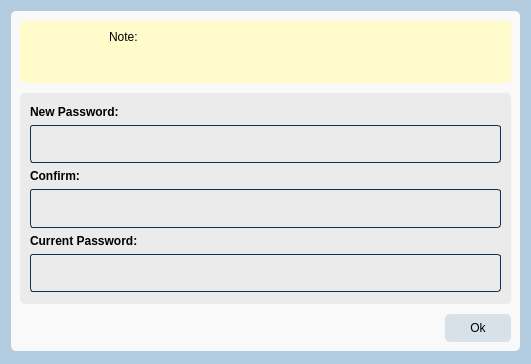
<?xml version="1.0" encoding="UTF-8"?>
<ui version="4.0">
 <class>Dialog</class>
 <widget class="QDialog" name="Dialog">
  <property name="geometry">
   <rect>
    <x>0</x>
    <y>0</y>
    <width>531</width>
    <height>364</height>
   </rect>
  </property>
  <property name="sizePolicy">
   <sizepolicy hsizetype="Preferred" vsizetype="Expanding">
    <horstretch>0</horstretch>
    <verstretch>0</verstretch>
   </sizepolicy>
  </property>
  <property name="windowTitle">
   <string>Dialog</string>
  </property>
  <property name="styleSheet">
   <string notr="true">background-color: rgb(178, 203, 222);</string>
  </property>
  <layout class="QGridLayout" name="gridLayout" rowstretch="0">
   <property name="bottomMargin">
    <number>13</number>
   </property>
   <item row="0" column="0">
    <widget class="QFrame" name="frame">
     <property name="styleSheet">
      <string notr="true">background-color: rgb(249, 249, 249);
border-radius: 5px;</string>
     </property>
     <property name="frameShape">
      <enum>QFrame::Shape::StyledPanel</enum>
     </property>
     <property name="frameShadow">
      <enum>QFrame::Shadow::Raised</enum>
     </property>
     <layout class="QGridLayout" name="gridLayout_2" rowstretch="0,2,0" columnstretch="0,0">
      <property name="topMargin">
       <number>10</number>
      </property>
      <property name="verticalSpacing">
       <number>10</number>
      </property>
      <item row="2" column="0">
       <spacer name="horizontalSpacer">
        <property name="orientation">
         <enum>Qt::Orientation::Horizontal</enum>
        </property>
        <property name="sizeHint" stdset="0">
         <size>
          <width>419</width>
          <height>28</height>
         </size>
        </property>
       </spacer>
      </item>
      <item row="0" column="0" colspan="2">
       <widget class="QWidget" name="widget" native="true">
        <property name="sizePolicy">
         <sizepolicy hsizetype="Expanding" vsizetype="Expanding">
          <horstretch>0</horstretch>
          <verstretch>0</verstretch>
         </sizepolicy>
        </property>
        <property name="minimumSize">
         <size>
          <width>0</width>
          <height>62</height>
         </size>
        </property>
        <property name="styleSheet">
         <string notr="true">background-color: rgb(255, 251, 202);</string>
        </property>
        <layout class="QHBoxLayout" name="horizontalLayout" stretch="1,3">
         <property name="spacing">
          <number>36</number>
         </property>
         <property name="leftMargin">
          <number>21</number>
         </property>
         <property name="topMargin">
          <number>9</number>
         </property>
         <property name="rightMargin">
          <number>9</number>
         </property>
         <property name="bottomMargin">
          <number>9</number>
         </property>
         <item>
          <widget class="QLabel" name="label_4">
           <property name="maximumSize">
            <size>
             <width>32</width>
             <height>32</height>
            </size>
           </property>
           <property name="text">
            <string/>
           </property>
           <property name="pixmap">
            <pixmap>../v0.2/resources/keys.png</pixmap>
           </property>
           <property name="scaledContents">
            <bool>true</bool>
           </property>
          </widget>
         </item>
         <item>
          <widget class="QLabel" name="change_pass_note">
           <property name="text">
            <string>Note: </string>
           </property>
           <property name="alignment">
            <set>Qt::AlignmentFlag::AlignLeading|Qt::AlignmentFlag::AlignLeft|Qt::AlignmentFlag::AlignTop</set>
           </property>
           <property name="wordWrap">
            <bool>true</bool>
           </property>
          </widget>
         </item>
        </layout>
       </widget>
      </item>
      <item row="2" column="1">
       <widget class="QPushButton" name="admin_change_pass_btn">
        <property name="sizePolicy">
         <sizepolicy hsizetype="Expanding" vsizetype="Expanding">
          <horstretch>0</horstretch>
          <verstretch>0</verstretch>
         </sizepolicy>
        </property>
        <property name="styleSheet">
         <string notr="true">border-radius: 5px;
background-color: #d8e1e8;</string>
        </property>
        <property name="text">
         <string>Ok</string>
        </property>
       </widget>
      </item>
      <item row="1" column="0" colspan="2">
       <widget class="QWidget" name="widget_2" native="true">
        <property name="sizePolicy">
         <sizepolicy hsizetype="MinimumExpanding" vsizetype="MinimumExpanding">
          <horstretch>0</horstretch>
          <verstretch>0</verstretch>
         </sizepolicy>
        </property>
        <property name="styleSheet">
         <string notr="true">background-color: rgb(235, 235, 235);
border-radius: 5px;</string>
        </property>
        <layout class="QVBoxLayout" name="verticalLayout" stretch="0,1,0,1,0,1">
         <property name="leftMargin">
          <number>10</number>
         </property>
         <property name="topMargin">
          <number>12</number>
         </property>
         <property name="rightMargin">
          <number>10</number>
         </property>
         <property name="bottomMargin">
          <number>12</number>
         </property>
         <item>
          <widget class="QLabel" name="label_2">
           <property name="font">
            <font>
             <bold>true</bold>
            </font>
           </property>
           <property name="text">
            <string>New Password:</string>
           </property>
          </widget>
         </item>
         <item>
          <widget class="QLineEdit" name="change_pass_np_box">
           <property name="sizePolicy">
            <sizepolicy hsizetype="Expanding" vsizetype="Expanding">
             <horstretch>0</horstretch>
             <verstretch>0</verstretch>
            </sizepolicy>
           </property>
           <property name="styleSheet">
            <string notr="true">background-color: rgb(235, 235, 235);
border: 1px solid #15305b;
border-radius: 3px;</string>
           </property>
           <property name="echoMode">
            <enum>QLineEdit::EchoMode::Password</enum>
           </property>
           <property name="clearButtonEnabled">
            <bool>true</bool>
           </property>
          </widget>
         </item>
         <item>
          <widget class="QLabel" name="label_3">
           <property name="font">
            <font>
             <bold>true</bold>
            </font>
           </property>
           <property name="text">
            <string>Confirm:</string>
           </property>
          </widget>
         </item>
         <item>
          <widget class="QLineEdit" name="change_pass_confirm_box">
           <property name="sizePolicy">
            <sizepolicy hsizetype="Expanding" vsizetype="Expanding">
             <horstretch>0</horstretch>
             <verstretch>0</verstretch>
            </sizepolicy>
           </property>
           <property name="styleSheet">
            <string notr="true">background-color: rgb(235, 235, 235);
border: 1px solid #15305b;
border-radius: 3px;</string>
           </property>
           <property name="echoMode">
            <enum>QLineEdit::EchoMode::Password</enum>
           </property>
           <property name="clearButtonEnabled">
            <bool>true</bool>
           </property>
          </widget>
         </item>
         <item>
          <widget class="QLabel" name="label">
           <property name="sizePolicy">
            <sizepolicy hsizetype="MinimumExpanding" vsizetype="MinimumExpanding">
             <horstretch>0</horstretch>
             <verstretch>0</verstretch>
            </sizepolicy>
           </property>
           <property name="font">
            <font>
             <bold>true</bold>
            </font>
           </property>
           <property name="text">
            <string>Current Password:</string>
           </property>
          </widget>
         </item>
         <item>
          <widget class="QLineEdit" name="change_pass_cp_box">
           <property name="sizePolicy">
            <sizepolicy hsizetype="Expanding" vsizetype="Expanding">
             <horstretch>0</horstretch>
             <verstretch>0</verstretch>
            </sizepolicy>
           </property>
           <property name="styleSheet">
            <string notr="true">background-color: rgb(235, 235, 235);
border: 1px solid #15305b;
border-radius: 3px;</string>
           </property>
           <property name="echoMode">
            <enum>QLineEdit::EchoMode::Password</enum>
           </property>
           <property name="clearButtonEnabled">
            <bool>true</bool>
           </property>
          </widget>
         </item>
        </layout>
       </widget>
      </item>
     </layout>
    </widget>
   </item>
  </layout>
 </widget>
 <resources/>
 <connections/>
</ui>
